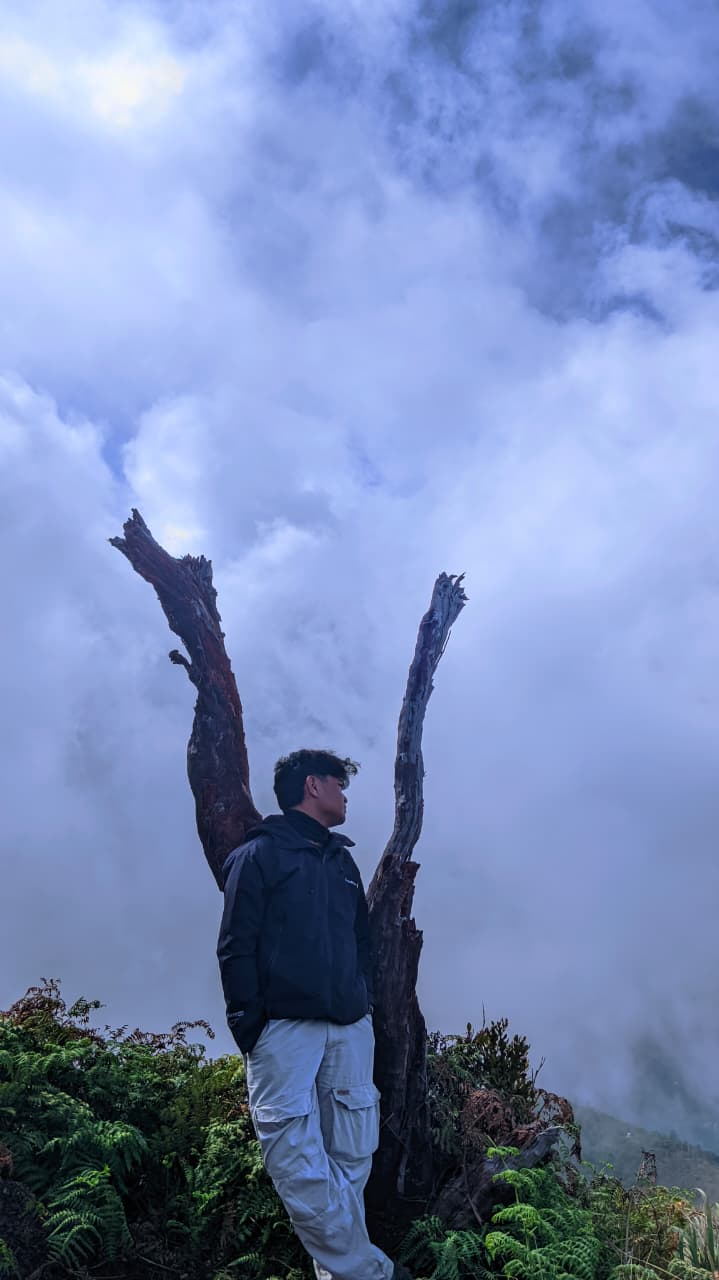
#> input picture Pertemuan 6/Foto.jpg, 719 x 1280 px, found by its file name
$ python PipelineRestorasiCitra.py
#> lines starting #> are read from the running program, lines starting #| are printed output that depends on the picture; after the words box and inside, x2 and y2 are one past the last pixel; in counts of white or black regions, pixels touching at a corner belong together
import cv2
import numpy as np
import matplotlib.pyplot as plt
import time
import os
from skimage import img_as_float, util
from skimage.metrics import peak_signal_noise_ratio as psnr
from skimage.metrics import structural_similarity as ssim
from skimage.metrics import mean_squared_error as mse
from skimage.restoration import richardson_lucy
from scipy.fftpack import fft2, ifft2

# ==========================================
# 1. INPUT GAMBAR SENDIRI DISINI
# ==========================================
NAMA_FILE = 'Pertemuan 6/Foto.jpg'

def load_user_image(filename):
#> called with filename = 'Pertemuan 6/Foto.jpg'
    if not os.path.exists(filename):
        raise FileNotFoundError(f"Gagal! File '{filename}' tidak ditemukan di folder.")

    # Baca gambar
    img = cv2.imread(filename)
#> img is the input picture: shape (1280, 719, 3); mean B, G, R 183, 139, 120.4

    # --- PERBAIKAN: Resize Gambar agar tidak macet ---
    # Kita batasi lebar maksimal 800px agar proses cepat
    max_dim = 800
    h, w = img.shape[:2]
#> h = 1280; w = 719
    if max(h, w) > max_dim:
        scale = max_dim / max(h, w)
#> scale = 0.625
        img = cv2.resize(img, (int(w * scale), int(h * scale)), interpolation=cv2.INTER_AREA)
#> img: shape (800, 449, 3)

    # Ubah ke Grayscale jika gambar berwarna
    if len(img.shape) == 3:
        img = cv2.cvtColor(img, cv2.COLOR_BGR2GRAY)
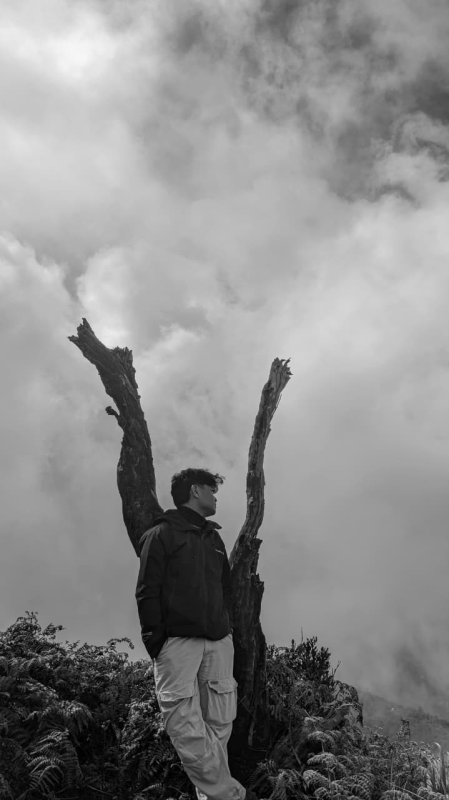
#> img: shape (800, 449); min 0, max 246, mean 138.5

    # Normalisasi ke float [0, 1]
    return img_as_float(img)

# ==========================================
# 2. FUNGSI RESTORASI & PSF
# ==========================================
def get_motion_psf(size_h, size_w, length, angle):
    psf = np.zeros((size_h, size_w))
    center_h, center_w = size_h // 2, size_w // 2
    angle_rad = np.deg2rad(angle)

    dx = int(length / 2 * np.cos(angle_rad))
    dy = int(length / 2 * np.sin(angle_rad))

    # Gambar garis blur pada PSF
    cv2.line(psf, (center_w - dx, center_h - dy), (center_w + dx, center_h + dy), 1, 1)
    return psf / psf.sum()

def inverse_filter(image_fft, psf_fft, threshold=0.1):
    # Stabilkan pembagian dengan threshold
    res = image_fft / (psf_fft + 1e-12)
    res[np.abs(psf_fft) < threshold] = 0
    return np.abs(ifft2(res))

def wiener_filter(image_fft, psf_fft, K=0.01):
    psf_fft_conj = np.conj(psf_fft)
    res = (psf_fft_conj / (np.abs(psf_fft)**2 + K)) * image_fft
    return np.abs(ifft2(res))

def evaluate(original, restored, compute_time):
    # Kliping agar nilai piksel tetap di 0-1
    original = np.clip(original, 0, 1)
    restored = np.clip(restored, 0, 1)

    p = psnr(original, restored, data_range=1)
    s = ssim(original, restored, data_range=1)
    m = mse(original, restored)
    return {"PSNR": round(p, 2), "SSIM": round(s, 4), "MSE": round(m, 5), "Time": round(compute_time, 4)}

# ==========================================
# 3. MAIN EXECUTION
# ==========================================
try:
    original_img = load_user_image(NAMA_FILE)
    h, w = original_img.shape
#> h = 800; w = 449
    print(f"Berhasil memuat dan me-resize gambar: {NAMA_FILE} menjadi ({w}x{h})")
#| Berhasil memuat dan me-resize gambar: Pertemuan 6/Foto.jpg menjadi (449x800)

    # Parameter Degradasi
    L = 15     # Panjang blur
    theta = 30 # Arah 30 derajat

    # Bangun PSF (Point Spread Function)
    psf = get_motion_psf(h, w, L, theta)
#> in get_motion_psf, `cv2.line(psf, (center_w - dx, center_h - dy), (center_w + dx, center_h..`:
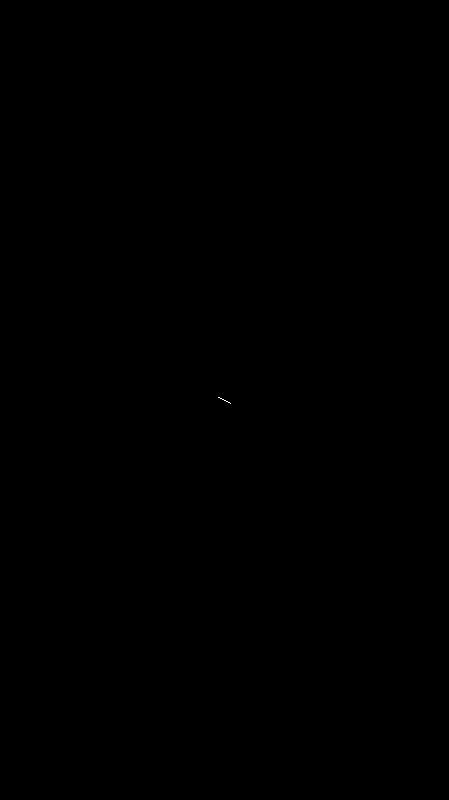
#> psf: shape (800, 449) float64; values 0 (black) and 1 (white), 0% white in thin lines or dots, all inside (x1, y1, x2, y2) = (218, 397, 231, 404)
    psf_fft = fft2(psf)

    # Pembuatan Variasi Degradasi
    # a. Motion Blur
    blur_fft = fft2(original_img) * psf_fft
    blur_only = np.abs(ifft2(blur_fft))
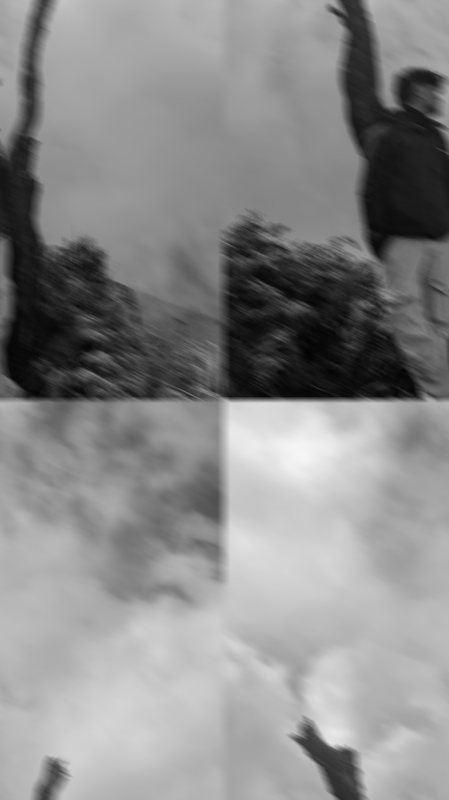
#> blur_only: shape (800, 449) float64; min 0.0148, max 0.964, mean 0.543

    # b. Gaussian Noise (sigma=20/255) + Motion Blur
    gaussian_noise = util.random_noise(blur_only, mode='gaussian', var=(20/255)**2)

    # c. Salt and Pepper (5%) + Motion Blur
    sp_noise = util.random_noise(blur_only, mode='s&p', amount=0.05)
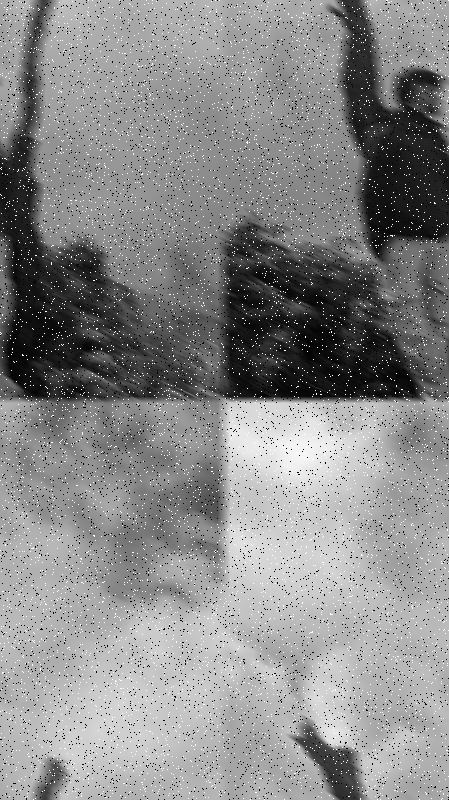
#> sp_noise: shape (800, 449) float64; min 0, max 1, mean 0.541

    degradations = [
        ("Motion Blur", blur_only, 0.0001), # K kecil karena noise rendah
        ("Motion + Gaussian", gaussian_noise, 0.01),
        ("Motion + S&P", sp_noise, 0.05)
    ]

    results_table = []
    fig, axes = plt.subplots(3, 4, figsize=(18, 12))

    for i, (name, degraded, K_val) in enumerate(degradations):
        deg_fft = fft2(degraded)

        # 1. Inverse Filtering
        start = time.time()
        res_inv = inverse_filter(deg_fft, psf_fft, threshold=0.1)
        t_inv = time.time() - start

        # 2. Wiener Filtering
        start = time.time()
        res_wie = wiener_filter(deg_fft, psf_fft, K=K_val)
        t_wie = time.time() - start

        # 3. Lucy-Richardson (Dibatasi 15 iterasi agar cepat)
        start = time.time()
        res_lr = richardson_lucy(degraded, psf, num_iter=15)
        t_lr = time.time() - start

        # Simpan evaluasi ke tabel
        results_table.append((name, "Inverse", evaluate(original_img, res_inv, t_inv)))
        results_table.append((name, "Wiener", evaluate(original_img, res_wie, t_wie)))
        results_table.append((name, "Lucy-R", evaluate(original_img, res_lr, t_lr)))

        # Tampilkan Hasil Visual
        axes[i, 0].imshow(degraded, cmap='gray'); axes[i, 0].set_title(f"Degraded: {name}")
        axes[i, 1].imshow(res_inv, cmap='gray'); axes[i, 1].set_title("Inverse Filter")
        axes[i, 2].imshow(res_wie, cmap='gray'); axes[i, 2].set_title(f"Wiener (K={K_val})")
        axes[i, 3].imshow(res_lr, cmap='gray'); axes[i, 3].set_title("Lucy-Richardson")
#> this loop made 3 passes
#> (name, K_val) on passes 1 to 3: ('Motion Blur', 0.0001), ('Motion + Gaussian', 0.01), ('Motion + S&P', 0.05)
#> pass 1, `res_lr = richardson_lucy(degraded, psf, num_iter=15)`:
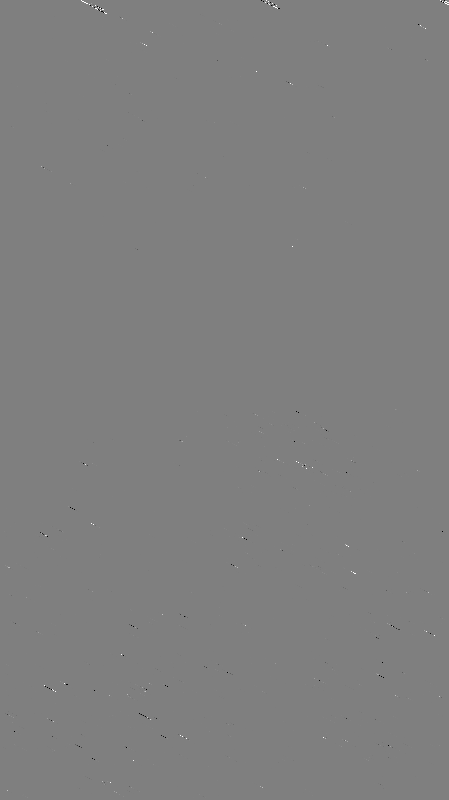
#> res_lr: shape (800, 449) float64; min -1, max 1, mean 2.06e-05; drawn with min black and max white
#> after the loop, results_table = 9 items

    plt.tight_layout()
    plt.show()
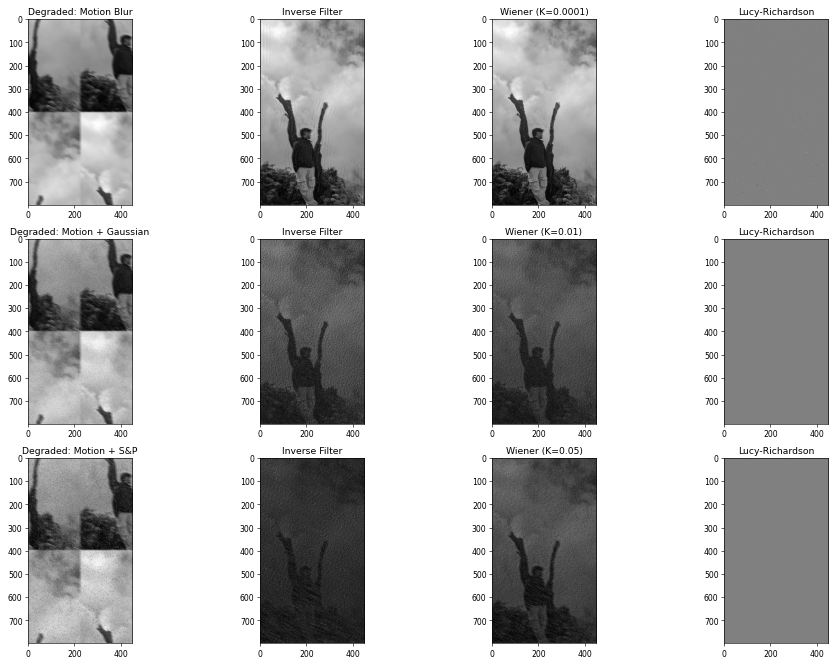
#> figure drawn by matplotlib, 12 panels

    # Cetak Tabel Analisis
    print(f"\n{'Degradasi':<20} | {'Metode':<10} | {'PSNR':<6} | {'SSIM':<6} | {'Waktu (s)':<8}")
    print("-" * 65)
    for deg, met, res in results_table:
        print(f"{deg:<20} | {met:<10} | {res['PSNR']:<6} | {res['SSIM']:<6} | {res['Time']:<8}")
#> this loop made 9 passes
#> (deg, met, res) on passes 2, 3, 6, 7, 9: ('Motion Blur', 'Wiener', {'PSNR': 46.83, 'SSIM': 0.991, 'MSE': 2e-05, 'Time': 0.0498}), ('Motion Blur', 'Lucy-R', {'PSNR': 4.57, 'SSIM': 0.0018, 'MSE': 0.349, 'Time': 2.53}), ('Motion + Gaussian', 'Lucy-R', {'PSNR': 4.57, 'SSIM': 0.0015, 'MSE': 0.349, 'Time': 2.71}), ('Motion + S&P', 'Inverse', {'PSNR': 9.66, 'SSIM': 0.0199, 'MSE': 0.108, 'Time': 0.0263}), ('Motion + S&P', 'Lucy-R', {'PSNR': 4.57, 'SSIM': 0.0015, 'MSE': 0.349, 'Time': 2.92})
#> (deg, met) on passes 1, 4, 5, 8: ('Motion Blur', 'Inverse'), ('Motion + Gaussian', 'Inverse'), ('Motion + Gaussian', 'Wiener'), ('Motion + S&P', 'Wiener')
#| Motion Blur          | Inverse    | 31.62  | 0.8771 | 0.0533
#| Motion Blur          | Wiener     | 46.83  | 0.9909 | 0.0498
#| Motion Blur          | Lucy-R     | 4.57   | 0.0018 | 2.532
#| Motion + Gaussian    | Inverse    | 11.81  | 0.0357 | 0.025
#| Motion + Gaussian    | Wiener     | 11.38  | 0.0319 | 0.0245
#| Motion + Gaussian    | Lucy-R     | 4.57   | 0.0015 | 2.7068
#| Motion + S&P         | Inverse    | 9.66   | 0.0199 | 0.0263
#| Motion + S&P         | Wiener     | 14.75  | 0.0691 | 0.0242
#> (further printed lines are left out)

except Exception as e:
    print(f"Terjadi Error: {e}")
